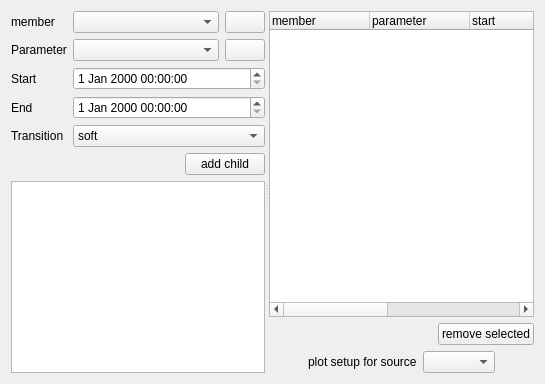
      <widget class="QWidget" name="setup_source">
       <layout class="QVBoxLayout" name="verticalLayout_37" stretch="1">
        <item>
         <widget class="QSplitter" name="splitter_2">
          <property name="orientation">
           <enum>Qt::Horizontal</enum>
          </property>
          <widget class="QWidget" name="layoutWidget_2">
           <layout class="QVBoxLayout" name="verticalLayout_34" stretch="2,0,4">
            <item>
             <layout class="QFormLayout" name="formLayout_15">
              <item row="0" column="0">
               <widget class="QLabel" name="groupLabel_3">
                <property name="text">
                 <string>member</string>
                </property>
               </widget>
              </item>
              <item row="0" column="1">
               <layout class="QHBoxLayout" name="horizontalLayout_25">
                <item>
                 <widget class="QComboBox" name="comboBox_sourceSettingMember">
                  <property name="sizePolicy">
                   <sizepolicy hsizetype="Preferred" vsizetype="Fixed">
                    <horstretch>2</horstretch>
                    <verstretch>0</verstretch>
                   </sizepolicy>
                  </property>
                 </widget>
                </item>
                <item>
                 <widget class="QPushButton" name="pushButton_addGroupSourceSetup">
                  <property name="sizePolicy">
                   <sizepolicy hsizetype="Fixed" vsizetype="Fixed">
                    <horstretch>1</horstretch>
                    <verstretch>0</verstretch>
                   </sizepolicy>
                  </property>
                  <property name="minimumSize">
                   <size>
                    <width>20</width>
                    <height>0</height>
                   </size>
                  </property>
                  <property name="text">
                   <string/>
                  </property>
                  <property name="icon">
                   <iconset resource="myresources.qrc">
                    <normaloff>:/icons/icons/source_group_plus.png</normaloff>:/icons/icons/source_group_plus.png</iconset>
                  </property>
                  <property name="iconSize">
                   <size>
                    <width>16</width>
                    <height>16</height>
                   </size>
                  </property>
                 </widget>
                </item>
               </layout>
              </item>
              <item row="1" column="0">
               <widget class="QLabel" name="parameterLabel_2">
                <property name="text">
                 <string>Parameter</string>
                </property>
               </widget>
              </item>
              <item row="1" column="1">
               <layout class="QHBoxLayout" name="horizontalLayout_33">
                <item>
                 <widget class="QComboBox" name="ComboBox_parameterSource">
                  <property name="sizePolicy">
                   <sizepolicy hsizetype="Preferred" vsizetype="Fixed">
                    <horstretch>2</horstretch>
                    <verstretch>0</verstretch>
                   </sizepolicy>
                  </property>
                 </widget>
                </item>
                <item>
                 <widget class="QPushButton" name="pushButton_sourceParameter">
                  <property name="sizePolicy">
                   <sizepolicy hsizetype="Fixed" vsizetype="Fixed">
                    <horstretch>1</horstretch>
                    <verstretch>0</verstretch>
                   </sizepolicy>
                  </property>
                  <property name="minimumSize">
                   <size>
                    <width>20</width>
                    <height>0</height>
                   </size>
                  </property>
                  <property name="text">
                   <string/>
                  </property>
                  <property name="icon">
                   <iconset resource="myresources.qrc">
                    <normaloff>:/icons/icons/edit-add.png</normaloff>:/icons/icons/edit-add.png</iconset>
                  </property>
                 </widget>
                </item>
               </layout>
              </item>
              <item row="2" column="0">
               <widget class="QLabel" name="startLabel_2">
                <property name="text">
                 <string>Start</string>
                </property>
               </widget>
              </item>
              <item row="2" column="1">
               <layout class="QHBoxLayout" name="horizontalLayout_35">
                <item>
                 <widget class="QDateTimeEdit" name="DateTimeEdit_startParameterSource">
                  <property name="timeSpec">
                   <enum>Qt::LocalTime</enum>
                  </property>
                 </widget>
                </item>
               </layout>
              </item>
              <item row="3" column="0">
               <widget class="QLabel" name="endLabel_2">
                <property name="text">
                 <string>End</string>
                </property>
               </widget>
              </item>
              <item row="3" column="1">
               <layout class="QHBoxLayout" name="horizontalLayout_47">
                <item>
                 <widget class="QDateTimeEdit" name="DateTimeEdit_endParameterSource">
                  <property name="timeSpec">
                   <enum>Qt::LocalTime</enum>
                  </property>
                 </widget>
                </item>
               </layout>
              </item>
              <item row="4" column="0">
               <widget class="QLabel" name="label_14">
                <property name="text">
                 <string>Transition</string>
                </property>
               </widget>
              </item>
              <item row="4" column="1">
               <widget class="QComboBox" name="comboBox_parameterSourceTransition">
                <item>
                 <property name="text">
                  <string>soft</string>
                 </property>
                </item>
                <item>
                 <property name="text">
                  <string>hard</string>
                 </property>
                </item>
               </widget>
              </item>
             </layout>
            </item>
            <item>
             <layout class="QHBoxLayout" name="horizontalLayout_36">
              <item>
               <spacer name="horizontalSpacer_27">
                <property name="orientation">
                 <enum>Qt::Horizontal</enum>
                </property>
                <property name="sizeHint" stdset="0">
                 <size>
                  <width>40</width>
                  <height>20</height>
                 </size>
                </property>
               </spacer>
              </item>
              <item>
               <widget class="QPushButton" name="pushButton_addSetupSource">
                <property name="text">
                 <string>add child</string>
                </property>
                <property name="icon">
                 <iconset resource="myresources.qrc">
                  <normaloff>:/icons/icons/edit-add.png</normaloff>:/icons/icons/edit-add.png</iconset>
                </property>
               </widget>
              </item>
             </layout>
            </item>
            <item>
             <widget class="QTableWidget" name="tableWidget_setupSource">
              <property name="editTriggers">
               <set>QAbstractItemView::NoEditTriggers</set>
              </property>
              <attribute name="horizontalHeaderStretchLastSection">
               <bool>true</bool>
              </attribute>
             </widget>
            </item>
           </layout>
          </widget>
          <widget class="QWidget" name="layoutWidget_3">
           <layout class="QVBoxLayout" name="verticalLayout_35" stretch="2,0,4">
            <item>
             <widget class="QTreeWidget" name="treeWidget_setupSource">
              <property name="mouseTracking">
               <bool>true</bool>
              </property>
              <property name="editTriggers">
               <set>QAbstractItemView::NoEditTriggers</set>
              </property>
              <property name="alternatingRowColors">
               <bool>true</bool>
              </property>
              <property name="animated">
               <bool>false</bool>
              </property>
              <attribute name="headerStretchLastSection">
               <bool>false</bool>
              </attribute>
              <column>
               <property name="text">
                <string>member</string>
               </property>
              </column>
              <column>
               <property name="text">
                <string>parameter</string>
               </property>
              </column>
              <column>
               <property name="text">
                <string>start</string>
               </property>
              </column>
              <column>
               <property name="text">
                <string>end</string>
               </property>
              </column>
              <column>
               <property name="text">
                <string>transition</string>
               </property>
              </column>
              <column>
               <property name="text">
                <string>color</string>
               </property>
              </column>
             </widget>
            </item>
            <item>
             <layout class="QHBoxLayout" name="horizontalLayout_65">
              <item>
               <spacer name="horizontalSpacer_28">
                <property name="orientation">
                 <enum>Qt::Horizontal</enum>
                </property>
                <property name="sizeHint" stdset="0">
                 <size>
                  <width>40</width>
                  <height>20</height>
                 </size>
                </property>
               </spacer>
              </item>
              <item>
               <widget class="QPushButton" name="pushButton_removeSetupSource">
                <property name="text">
                 <string>remove selected</string>
                </property>
                <property name="icon">
                 <iconset resource="myresources.qrc">
                  <normaloff>:/icons/icons/edit-delete-6.png</normaloff>:/icons/icons/edit-delete-6.png</iconset>
                </property>
               </widget>
              </item>
             </layout>
            </item>
            <item>
             <layout class="QVBoxLayout" name="verticalLayout_36">
              <item>
               <layout class="QHBoxLayout" name="horizontalLayout_66" stretch="1,0,1,1">
                <item>
                 <spacer name="horizontalSpacer_29">
                  <property name="orientation">
                   <enum>Qt::Horizontal</enum>
                  </property>
                  <property name="sizeHint" stdset="0">
                   <size>
                    <width>40</width>
                    <height>20</height>
                   </size>
                  </property>
                 </spacer>
                </item>
                <item>
                 <widget class="QLabel" name="label_16">
                  <property name="text">
                   <string>plot setup for source</string>
                  </property>
                 </widget>
                </item>
                <item>
                 <widget class="QComboBox" name="comboBox_setupSource"/>
                </item>
                <item>
                 <spacer name="horizontalSpacer_30">
                  <property name="orientation">
                   <enum>Qt::Horizontal</enum>
                  </property>
                  <property name="sizeHint" stdset="0">
                   <size>
                    <width>40</width>
                    <height>20</height>
                   </size>
                  </property>
                 </spacer>
                </item>
               </layout>
              </item>
             </layout>
            </item>
           </layout>
          </widget>
         </widget>
        </item>
       </layout>
      </widget>
